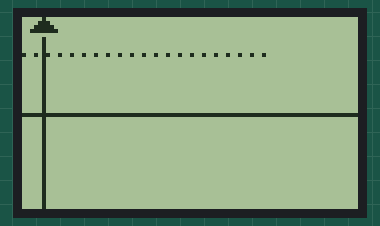
Bench run of a sketch on a simulated Arduino Uno, built with avr-gcc and run on an emulated ATmega328P. On the bench: 84×48 one-colour display.

Above: at 0.4 s.
At 1.0 s:
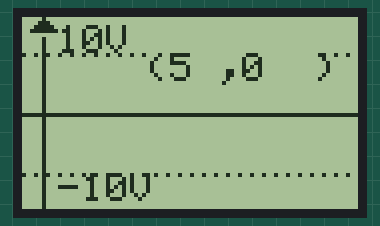
At 9.6 s:
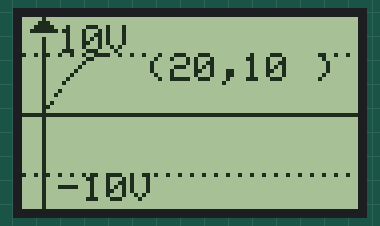
At 18.9 s:
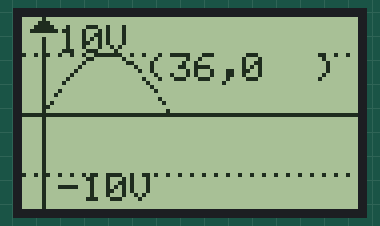
At 27.5 s:
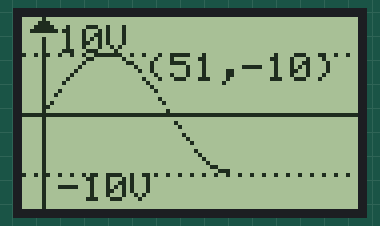
At 36.8 s:
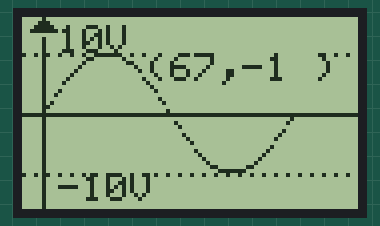

The sketch:

asignacion-1.ino
```cpp
#include<Adafruit_GFX.h>

#include <Adafruit_PCD8544.h>

#include <SPI.h>

#include<math.h>


static const unsigned char PROGMEM enemy[] =
{
B00000000,B00000000,
B00000001,B00000000,
B00000011,B10000000,
B00000010,B10000000,
B00000010,B11000000,
B00000111,B11000000,
B00001101,B11100000,
B00011111,B11110000,
B00111111,B11111000,
B01111111,B11111100,
B01111111,B11111100,
B01111111,B11111100,
B00011111,B11110000,
B00000111,B11100000,
B00000000,B00000000,
};


float numero[] = {1,2,23,45,5,56,4,65};
float y;
float a;
float z;

// pin 7 - Serial clock out (SCLK)
// pin 6 - Serial data out (DIN)
// pin 5 - Data/Command select (D/C)
// pin 4 - LCD chip select (CS)
// pin 3 - LCD reset (RST)
Adafruit_PCD8544 display = Adafruit_PCD8544(13, 12, 11, 10, 9); // LCD Declaration

 /*void drawDottedLine(){

          }
        }
*/


void setup()
 {
  Serial.begin(9600);
   display.begin();
   display.clearDisplay();
   display.display();
   display.setContrast(50);


  //Dibuja la linea horizontal
  display.drawLine(0, 24, 84, 24, BLACK);
  display.display();
  //Dibuja la linea Vertical
  display.drawLine(5, 5, 5, 48, BLACK);
  display.display();
  //Dibuja la flecha al final
 display.fillTriangle(2,3,5,0,8,3,BLACK);
 display.display();
 //Se genera la linea punteada superior
     y = 9;

          for(int i=0; i<84; i+=3){
            display.drawPixel(i,y, BLACK);
            display.display();
          }

//Se genera la linea punteada inferior
     y = 39;

          for(int i=0; i<84; i+=3){
            display.drawPixel(i,y, BLACK);
            display.display();
          }

       //10V
display.setCursor(9,2);
display.setTextSize(1);
display.print("10V");
display.display();
//-10V
display.setCursor(9,39);
display.setTextSize(1);
display.print("-10V");
display.display();

 //Se genera la funcion seno se tiene que ajustar a los desplazamientos de los ejes
 for (int i=5; i<68; i++)

       {
          y=i*0.1;
          z = 15*sin(y-0.5-M_PI)+24;
          display.drawPixel(i, z, BLACK);
          display.display();

          //El codigo para borrar el numero
          display.fillRect(31,9,43,7,WHITE);
          display.display();


          //El codigo para mostrar el numero

          //Imprimir la (
          display.setCursor(31,9);
          display.print("(");
          display.display();
          int aux= i;
          //Imprimir numero eje x
          display.setCursor(37,9);
          display.println(aux);

          //Imprimir la ,
          display.setCursor(49,9);
          display.print(",");
          display.display();


          //Imprimir el mostrar numero eje vertical

          int ejey = round( (z-24)*0.66666667)*-1;

          display.setCursor(55,9);
          display.println(ejey);
          display.display();

          //Imprimir )
          display.setCursor(73,9);
          display.print(")");
          display.display();


/*
          if(i%2==0 || i==0){

            if(z<24){
              for(int j=24; j>z; j-=2){
              display.drawPixel(i-2,j-2, WHITE);
              display.display();
              }
             }

            else{
              for(int j=24; j<z; j+=2){
              display.drawPixel(i-2,j-2, WHITE);
              display.display();

              }
            }


            //codigo para la linea guia horizontal

            for(int j=5; j<=i; j+=2){
              display.drawPixel(j-2,z-2, WHITE);
              display.display();
            }

          delay(1500);


            // Codigo para las lineas guia

            //Verificacion para ver de que lado esta para la linea horizontal
            if(z<24){
              for(int j=24; j>z; j-=2){
              display.drawPixel(i,j, BLACK);
              display.display();
              }
            }

            else{
              for(int j=24; j<z; j+=2){
              display.drawPixel(i,j, BLACK);
              display.display();

              }
            }


          }

            else{
            //codigo para la linea guia horizontal

            for(int j=5; j<=i; j+=2){
              display.drawPixel(j,z, BLACK);
              display.display();
            }
          }
          delay(1500);
*/
          delay(500);}


 }

void loop()
 {


}
```

Measured:
- what the display in image 2 shows lasts 0.5 s, from 9.6 s to 10.1 s
